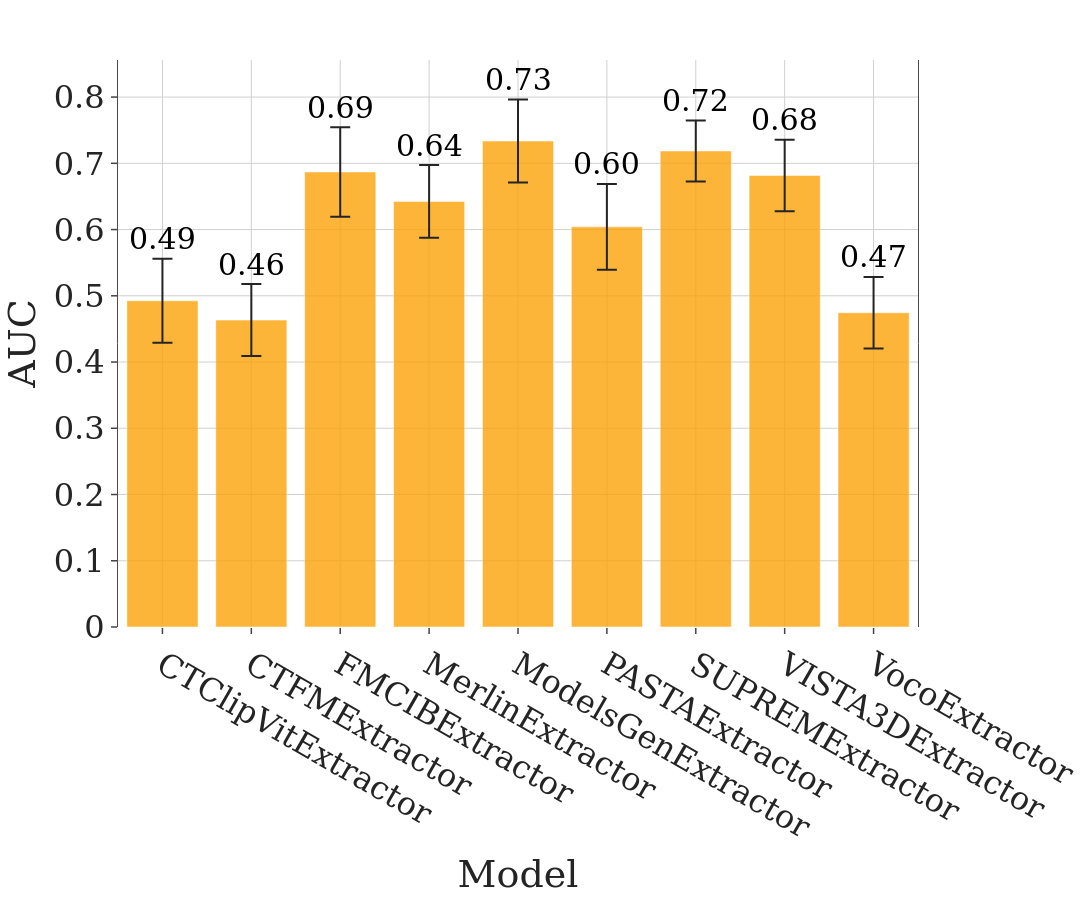

Here is the notebook cell this chart was saved with:
### Code cell
# Plot test accuracies
fig = plot_model_comparison(test_accuracies_dict, font_size=32, height=FIG_SIZE, width=1400, marker_color="#FCA308")
fig.write_image(PLOTS_DIR / f"c4c_kits_auc.png")

fig.show()

### Figure 1 — Plotly figure (JSON) as saved in the notebook; plotly's stock layout.template omitted (floating-point values rounded to 4 significant figures)
{"data": [{"error_y": {"array": [0.06353, 0.05439, 0.06755, 0.05477, 0.06273, 0.06475, 0.04609, 0.05389, 0.05409], "arrayminus": [0.06353, 0.05439, 0.06755, 0.05477, 0.06273, 0.06475, 0.04609, 0.05389, 0.05409], "width": 10}, "hovertemplate": "Model=%{x}<br>AUC=%{y}<extra></extra>", "legendgroup": "", "marker": {"color": "#FCA308", "opacity": 0.8, "pattern": {"shape": ""}}, "name": "", "orientation": "v", "showlegend": false, "textposition": "auto", "type": "bar", "x": ["CTClipVitExtractor", "CTFMExtractor", "FMCIBExtractor", "MerlinExtractor", "ModelsGenExtractor", "PASTAExtractor", "SUPREMExtractor", "VISTA3DExtractor", "VocoExtractor"], "xaxis": "x", "y": [0.4925, 0.4633, 0.6869, 0.6425, 0.7336, 0.6042, 0.7186, 0.6817, 0.4744], "yaxis": "y"}], "layout": {"annotations": [{"font": {"color": "black", "size": 30}, "showarrow": false, "text": "0.49", "x": "CTClipVitExtractor", "y": 0.556, "yshift": 20}, {"font": {"color": "black", "size": 30}, "showarrow": false, "text": "0.46", "x": "CTFMExtractor", "y": 0.5177, "yshift": 20}, {"font": {"color": "black", "size": 30}, "showarrow": false, "text": "0.69", "x": "FMCIBExtractor", "y": 0.7545, "yshift": 20}, {"font": {"color": "black", "size": 30}, "showarrow": false, "text": "0.64", "x": "MerlinExtractor", "y": 0.6973, "yshift": 20}, {"font": {"color": "black", "size": 30}, "showarrow": false, "text": "0.73", "x": "ModelsGenExtractor", "y": 0.7963, "yshift": 20}, {"font": {"color": "black", "size": 30}, "showarrow": false, "text": "0.60", "x": "PASTAExtractor", "y": 0.6689, "yshift": 20}, {"font": {"color": "black", "size": 30}, "showarrow": false, "text": "0.72", "x": "SUPREMExtractor", "y": 0.7647, "yshift": 20}, {"font": {"color": "black", "size": 30}, "showarrow": false, "text": "0.68", "x": "VISTA3DExtractor", "y": 0.7356, "yshift": 20}, {"font": {"color": "black", "size": 30}, "showarrow": false, "text": "0.47", "x": "VocoExtractor", "y": 0.5285, "yshift": 20}], "barmode": "relative", "font": {"family": "DejaVu Serif", "size": 32}, "height": 900, "legend": {"tracegroupgap": 0}, "margin": {"b": 60, "l": 60, "r": 40, "t": 60}, "paper_bgcolor": "white", "plot_bgcolor": "white", "showlegend": false, "title": {"x": 0.5, "xanchor": "center"}, "width": 1400, "xaxis": {"anchor": "y", "domain": [0.0, 1.0], "gridcolor": "#D0D0D0", "linecolor": "#4B4B4B", "mirror": true, "showgrid": true, "showline": false, "tickfont": {"size": 32}, "ticklen": 6, "ticks": "outside", "tickwidth": 1.5, "title": {"text": "Model"}, "zeroline": false}, "yaxis": {"anchor": "x", "domain": [0.0, 1.0], "gridcolor": "#D0D0D0", "linecolor": "#4B4B4B", "mirror": true, "showgrid": true, "tickfont": {"size": 32}, "ticklen": 6, "ticks": "outside", "tickwidth": 1.5, "title": {"text": "AUC"}, "zeroline": false}}}
